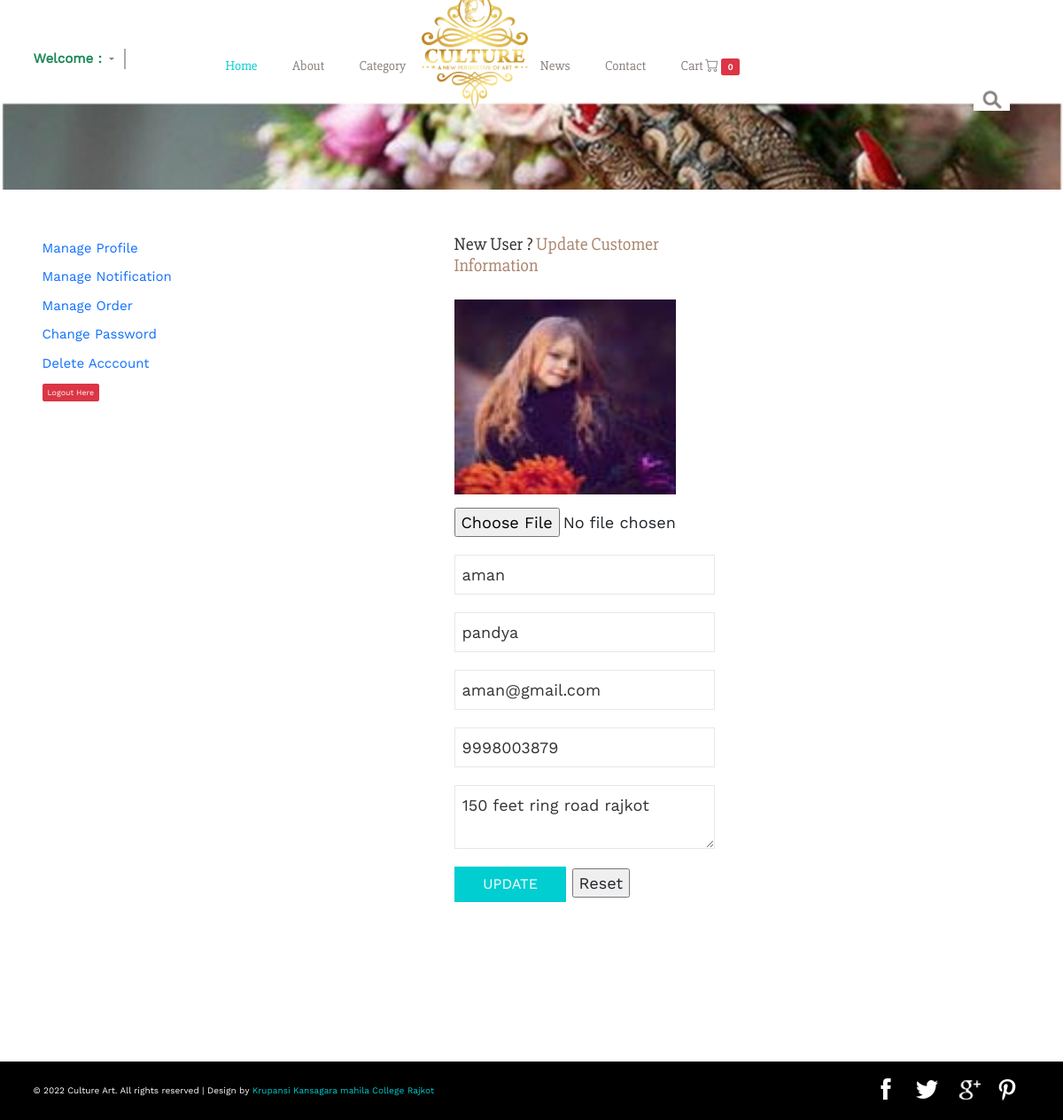
The page /Manageprofile (signed in) on the database its author committed.
### tables this page shows
CREATE TABLE `tbl_register` (
  `rid` int(11) NOT NULL,
  `photo` varchar(255) NOT NULL,
  `firstname` varchar(255) NOT NULL,
  `lastname` varchar(255) NOT NULL,
  `email` varchar(255) NOT NULL,
  `mobile` bigint(20) NOT NULL,
  `gender` varchar(255) NOT NULL,
  `password` varchar(255) NOT NULL,
  `address` text NOT NULL,
  `cid` int(11) NOT NULL,
  `sid` int(11) NOT NULL,
  `ctid` int(11) NOT NULL
);

### index.php (called while the page is built)
<?php
require_once("controller/controller.php");
?>

### model/model.php (called while the page is built, shortened)
<?php
class model
{
  public $connection="";
  public function __construct()
  {
    try
    {
      $this->connection=new mysqli("localhost","root","","cultureartdb");
    }
    catch(Exception $e)
    {
      die(mysqli_error($this->connection,$e));
    }
  }
  public function selectalldata($table)
  {
    $select="select * from $table";
    $exe=mysqli_query($this->connection,$select);
    while($fetch=mysqli_fetch_array($exe))
    {
      $arr[]=$fetch;
    }
    return $arr;
  }
  public function selectcartcount($table,$column,$column1,$rid)
   {
    $select="select count($column) as total from $table where $column1='$rid'";
    $exe=mysqli_query($this->connection,$select);
    while($fetch=mysqli_fetch_array($exe))
    {
      $arr[]=$fetch;
    }
    return $arr;
  }
   public function selectsubtotprice($table,$column,$column1,$rid)
   {
    $select="select sum($column) as total from $table where $column1='$rid'";
    $exe=mysqli_query($this->connection,$select);
    while($fetch=mysqli_fetch_array($exe))
    {
      $arr[]=$fetch;
    }
    return $arr;
  }
  public function manageprofile($table,$column,$rid)
  {
    $select="select * from $table  where $column='$rid'";
   $exe=mysqli_query($this->connection,$select);
   while($fetch=mysqli_fetch_array($exe))
   {
     $arr[]=$fetch;
   }
   return $arr;
 }
}
?>

### manageprofile.php (the view)
<div class="banner1 about-bnr">
</div>
<div class="account">
<div class="container">
<div class="row">
<div class="col-md-5">
<ul id="sidebar">
<li> <a href="<?php echo $manurl;?>Manageprofile"> Manage Profile </a></li>
<li> <a href=""> Manage Notification </a></li>
<li> <a href=""> Manage Order </a></li>
<li> <a href=""> Change Password </a></li>
<li> <a href="<?php echo $mainurl;?>"> Delete Acccount</a></li>
<li><a href="<?php echo $mainurl;?>?logout-here" class="btn btn-sm btn-danger text-center" onclick="return confirm('Are You sure to Logout as Customer ?')"> Logout Here </a></li>
</ul>
</div>
<div class="col-md-7">
<div class="account-left">
<h1>new user ? <span> Update customer information </span></h1>
<div class="registration_form">
<form method="post" id="frm" enctype="multipart/form-data" style="font-size:18px">
<div>
<label>
<img src="<?php echo $manageprof[0]["photo"];?>" width="250px" height="220px">
<input placeholder="first name" type="file"  name="img" data-bvalidator="required" class="mt-4">
</label>
</div>
<div>
<label>
<input placeholder="first name" type="text" name="fname" data-bvalidator="required,alpha" value="<?php echo $manageprof[0]["firstname"];?>">
</label>
</div>
<div>
<label>
<input placeholder="last name" type="text" name="lname" data-bvalidator="required,alpha" value="<?php echo $manageprof[0]["lastname"];?>">
</label>
</div>
<div>
<label>
<input placeholder="email address" type="email" name="em" data-bvalidator="required,email" value="<?php echo $manageprof[0]["email"];?>">
</label>
</div>
<div>
<label>
<input placeholder="Mobile" type="text" name="mob" data-bvalidator="required,minlen[10],maxlen[10],digit" value="<?php echo $manageprof[0]["mobile"];?>">
</label>
</div>
<div>
<label>
<textarea placeholder="Address"  name="address" data-bvalidator="required">
<?php echo $manageprof[0]["address"];?>
</textarea>
</label>
</div>
<div>
<input type="submit" name="upd" value="Update" id="register-submit">
<input type="reset" name="res" value="Reset" id="register-submit">
</div>
</form>
</div>
</div>
<div class="clearfix"> </div>
</div>
</div>
</div>
</div>

### assets/css/style.css (style rules this page uses)
body { margin:0; font-family: 'WorkSans-Regular'; }
body a { transition: 0.5s all ease; -webkit-transition: 0.5s all ease; -moz-transition: 0.5s all ease; -o-transition: 0.5s all ease; -ms-transition: 0.5s all ease; text-decoration:none; }
h1,h2,h3,h4,h5,h6 { margin:0; }
ul,label { margin:0; padding:0; }
#sidebar li { padding: 5px 10px; font-size: 15px; text-decoration: none; list-style-type: none; color: black; }
.banner1 { background:url(../images/banner.jpg)no-repeat 0px 0px; background-size:cover; min-height: 600px; }
.welcome,.about,.gallery,.news,.codes,.contact,.account { padding: 5em 0; }
.banner1.about-bnr { min-height: 100px; }
.account h1,.account h2 { font-size: 2em; color: #333; text-transform: capitalize; margin-bottom: 0.8em; font-family: 'Slabo27px-Regular'; }
.account span { color: #AA846D; }
.account-left { float: left; width: 45.33333%; margin-left: 9.333%; }
.account-left:first-child { margin-left: 0; }
.registration_form { display: block; }
.registration_form div { padding:10px 0; }
label { display: block; margin-bottom: 0; font-weight: normal; }
.registration_form input[type="text"],.registration_form input[type="email"],.registration_form input[type="tel"],.registration_form input[type="password"], .registration_form select,.registration_form textarea { padding: 8px; display: block; width:100%; outline: none; color: #333333; -webkit-appearance: none; background: #FFFFFF; border: 1px solid rgb(231, 231, 231); font-weight: normal; font-size:1em; }
.registration_form input[type="submit"] { font-size: 0.9em; background: #00CED1; padding: 0.5em 2em; color: #fff; text-decoration: none; border: none; text-transform: uppercase; transition: 0.5s ease; -moz-transition: 0.5s ease; -o-transition: 0.5s ease; -webkit-transition: 0.5s ease; font-family: 'WorkSans-Regular'; }
@media (max-width:1280px) { .banner1 { min-height: 500px; } }

### rows shown on the page
tbl_register: photo (picture), fname "aman", lname "pandya", em "aman@gmail.com", mob "9998003879", address "150 feet ring road rajkot"

### other values the page prints
$tot[0]["total"] "0"
